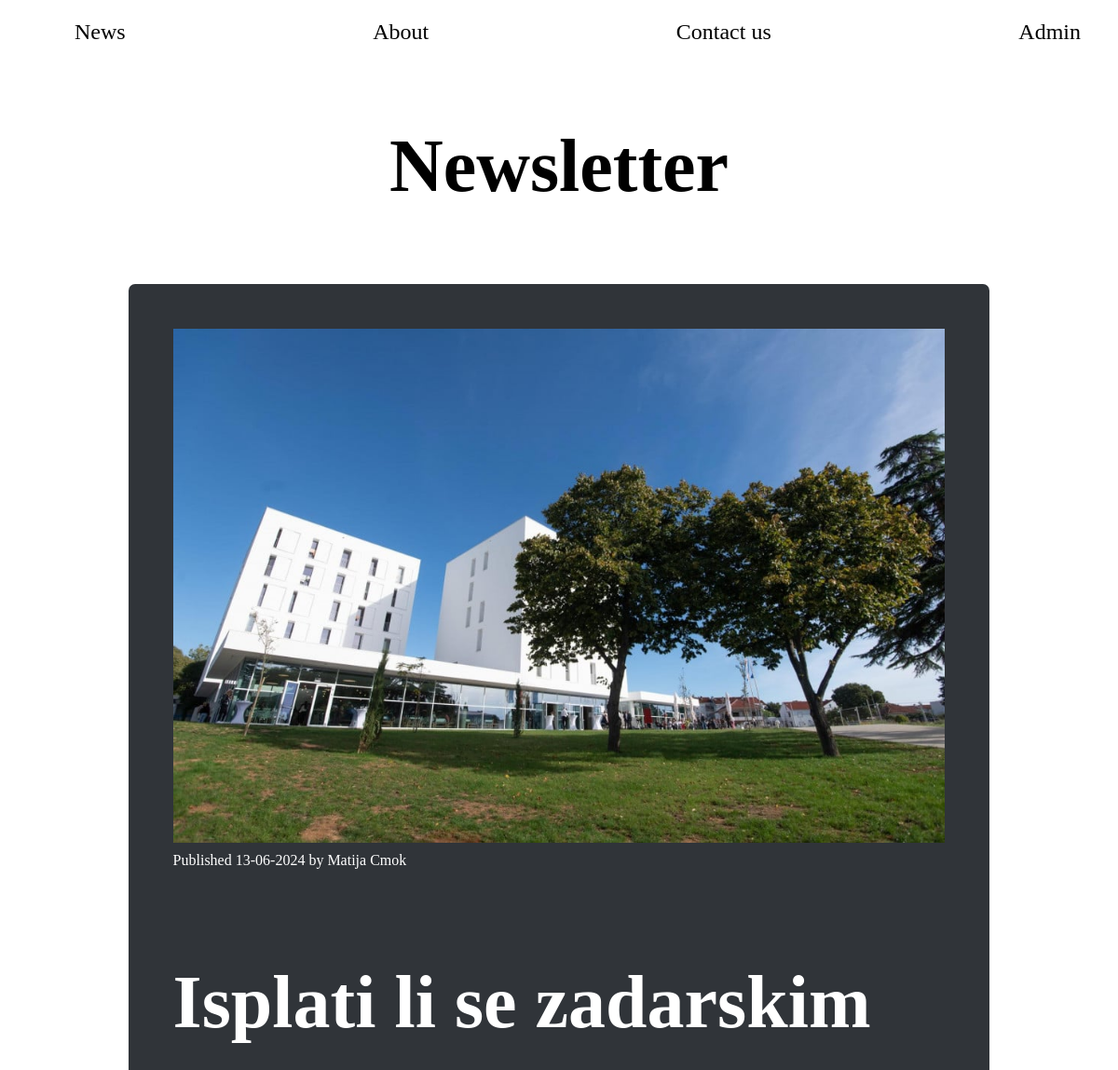
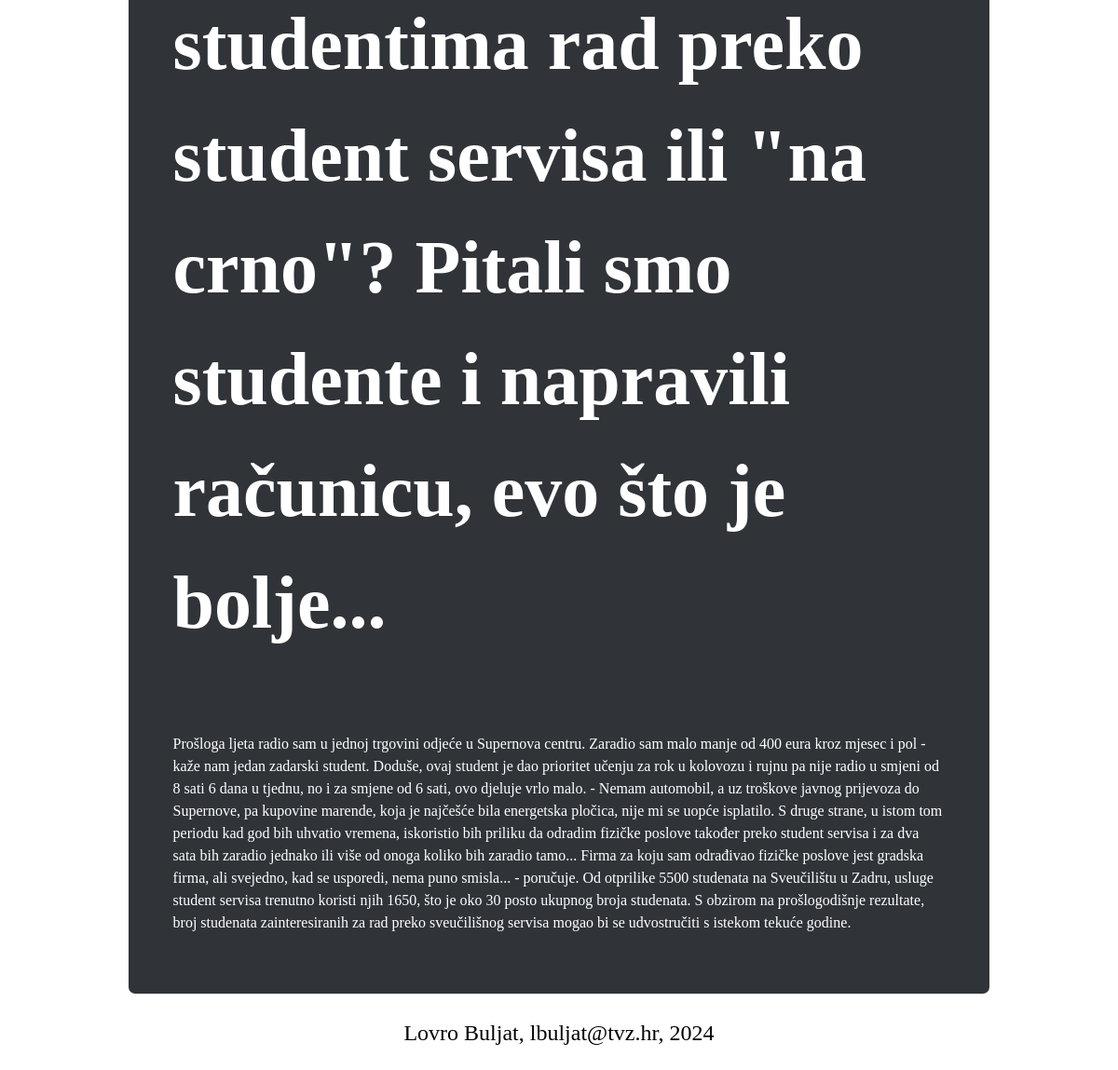
The app's page /single.php?id=5 with its own data (2 pictures, top to bottom).
### tables this page shows
CREATE TABLE `articles` (
  `id` bigint(20) NOT NULL,
  `title` varchar(225) NOT NULL,
  `excerpt` tinytext NOT NULL,
  `content` text NOT NULL,
  `author` varchar(120) NOT NULL,
  `publish_date` date NOT NULL DEFAULT current_timestamp(),
  `pictures` varchar(225) NOT NULL
);

### single.php (the view, shortened to what this page needs)
<?php
    $article_id = (int)$_GET['id'];
    require_once "../Newsletter/include/database.php";
    if(!is_null($db_conn)){
        $statement = $db_conn->prepare("SELECT * FROM articles
                                        WHERE id = ?");
        $statement->execute([$article_id]);
        $the_article = $statement->fetch(PDO::FETCH_OBJ);
    }
?>
<!DOCTYPE html>
<html lang="en">
<head>
    <link href="style.css" rel="stylesheet">
</head>
<body>
   <?php include("include/header.php"); ?>
    <main class="container">
        <section>
        <article>
                <img src= "images/<?= $the_article->pictures ?>"><br>
                <time>Published <?= date("d-m-Y", strtotime($the_article->publish_date)) ?> by <?= $the_article->author ?></time>
                <div class="single_display">
                    <h1><?= $the_article->title ?></h1>
                    <p><?= $the_article-> content?></p>
                </div>
            </article>
        </section>
    </main>
    <?php include("include/footer.php");?>
</body>
</html>

### style.css (style rules this page uses)
body { background-color: #fff; color: #fff; line-height: 1.5; }
main { background-color: #303439; padding: 3rem; }
img { max-width:100% ; max-height: 100%; }

### records on screen
articles: pictures (picture), publish_date "13-06-2024", author "Matija Cmok", title "Isplati li se zadarskim studentima rad preko student servisa ili \"na crno\"? Pitali smo studente i napravili računicu, evo što je bolje...", content "Prošloga ljeta radio sam u jednoj trgovini odjeće u Supernova centru. Zaradio sam malo manje od 400 eura kroz mjesec i pol -kaže nam jedan zadarski student. Doduše, ovaj student je dao prioritet učenju za rok u kolovozu i rujnu pa nije radio u smjeni od 8 sati 6 dana u tjednu, no i za smjene od 6 sati, ovo djeluje vrlo malo. - Nemam automobil, a uz troškove javnog prijevoza do Supernove, pa kupovine marende, koja je najčešće bila energetska pločica, nije mi se uopće isplatilo. S druge strane, u istom tom periodu kad god bih uhvatio vremena, iskoristio bih priliku da odradim fizičke poslove također preko student servisa i za dva sata bih zaradio jednako ili više od onoga koliko bih zaradio…"
